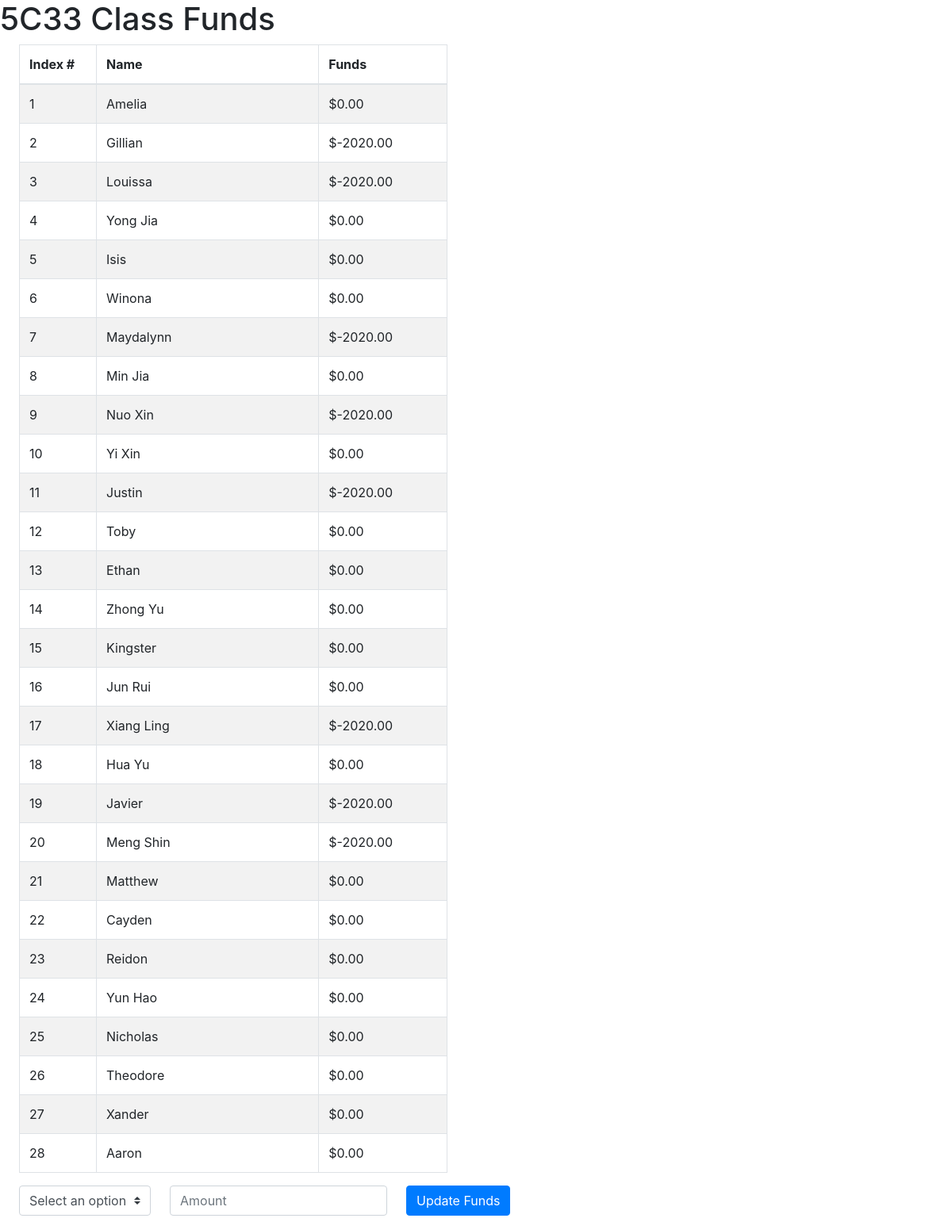
/funds, run on an earlier commit of the app's database.
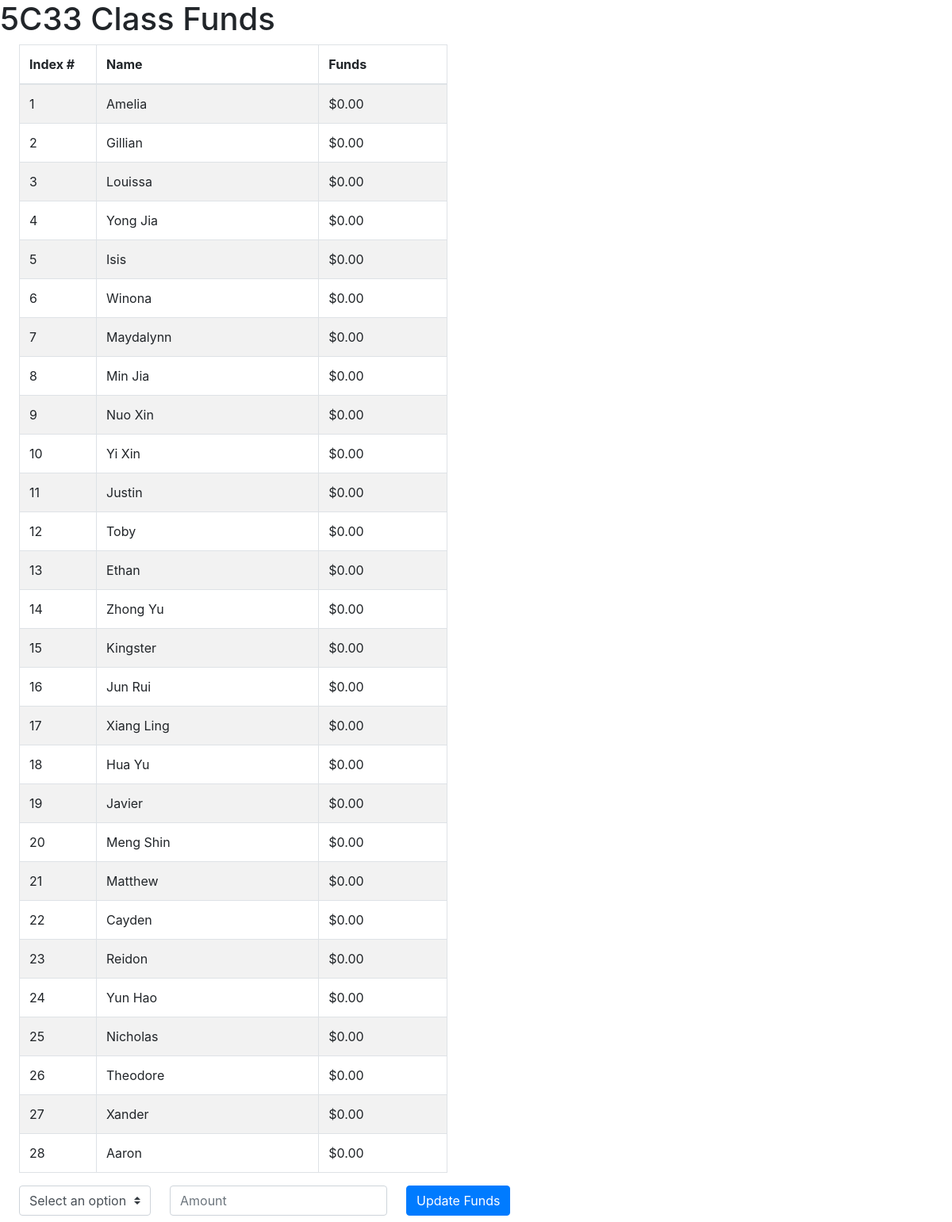
And on a later commit of the database.
### tables this page shows
CREATE TABLE class_funds (id INT, name TEXT, funds INT);

### app.py (the view, shortened to what this page needs)
@app.route("/funds", methods=["GET", "POST"])
def funds():
    with sqlite3.connect("class_funds.db") as con:
        cur = con.cursor()
        funds = [list(fund) for fund in cur.execute("SELECT * from class_funds").fetchall()]
        return render_template("class_funds.html", funds=funds, groups=GROUPS)

### templates/class_funds.html (shortened to what this page needs)
{% extends "layout.html" %}
{% block body %}
<h1>5C33 Class Funds</h1>
<div id="mytable">
    <table class="table-striped table table-bordered">
        <col style="width:18%">
        <col style="width:52%">
        <col style="width:30%">
        <thead>
            <tr>
                <th>Index #</th>
                <th>Name</th>
                <th>Funds</th>
            </tr>
        </thead>
        <tbody>
            {% for fund in funds %}
            <tr>
                <td>{{ fund[0] }}</td>
                <td>{{ fund[1] }}</td>
                <td>{{ "${:.2f}".format(fund[2]/100) }}</td>
            </tr>
            {% endfor %}
        </tbody>
    </table>
</div>
<div class="submission">
    <span>
        <form action="/funds" method="post" class="form-inline">
            <div class="form-group mb-2">
                <select name="group" class="custom-select">
                    <option disabled selected value="">Select an option</option>
                </select>
            </div>
            <div class="form-group mx-sm-4 mb-2">
                <input type="text" name="amt" placeholder="Amount" class="form-control">
            </div>
            <div class="form-group mb-2">
                <input type="submit" value="Update Funds" class="btn btn-primary">
            </div>
        </form>
    </span>
</div>
{% endblock %}

### templates/layout.html (shortened to what this page needs)
<!DOCTYPE html>
<html lang="en">
    <head>
        <link rel="stylesheet" href="{{ url_for('static', filename='css/style.css') }}">
        <link rel="stylesheet" href="https://cdn.jsdelivr.net/npm/bootstrap@4.3.1/dist/css/bootstrap.min.css">
    </head>
    <body>
        {% block body %}{% endblock %}
    </body>
</html>

### static/css/style.css (style rules this page uses)
body { font-family: Arial, Helvetica, sans-serif; }
#mytable { float: left; width: 45vw; margin-left: 2vw; }
#mytable table thead th { vertical-align: middle; }
.submission { float: left; margin-left: 2vw; }

What changed in the data, as far as the page shows it:
changed class_funds "Gillian": fund[2]/100 "$-2020.00" → "$0.00"
changed class_funds "Louissa": fund[2]/100 "$-2020.00" → "$0.00"
changed class_funds "Maydalynn": fund[2]/100 "$-2020.00" → "$0.00"
changed class_funds "Nuo Xin": fund[2]/100 "$-2020.00" → "$0.00"
changed class_funds "Justin": fund[2]/100 "$-2020.00" → "$0.00"
changed class_funds "Xiang Ling": fund[2]/100 "$-2020.00" → "$0.00"
changed class_funds "Javier": fund[2]/100 "$-2020.00" → "$0.00"
changed class_funds "Meng Shin": fund[2]/100 "$-2020.00" → "$0.00"
